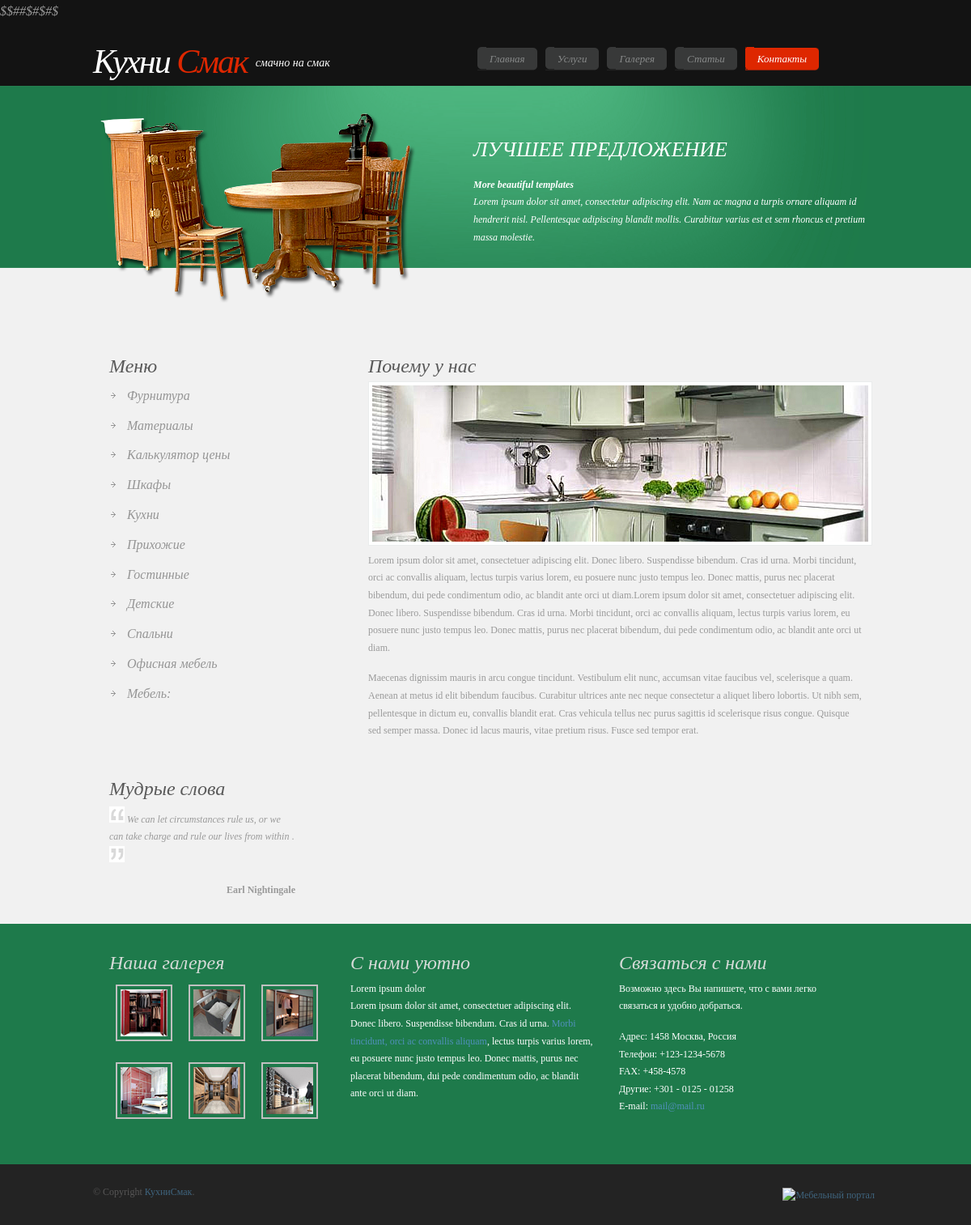
/?option=main&id_menu=5, run on the app's committed database.
### tables this page shows
CREATE TABLE IF NOT EXISTS `menu` (
  `id_menu` tinyint(10) unsigned NOT NULL AUTO_INCREMENT,
  `name_menu` varchar(255) NOT NULL,
  `text_menu` text NOT NULL,
  PRIMARY KEY (`id_menu`)
);

CREATE TABLE IF NOT EXISTS `category` (
  `id_category` tinyint(10) unsigned NOT NULL AUTO_INCREMENT,
  `name_category` varchar(255) NOT NULL,
  PRIMARY KEY (`id_category`)
);

### classes/ACore.php (the view, shortened to what this page needs)
<?php
	abstract class ACore{
		protected function get_header(){
		    $query = "SELECT id_menu, name_menu FROM menu";
	        $result = mysql_query($query);
		    echo'
		    <!DOCTYPE html PUBLIC "-//W3C//DTD XHTML 1.0 Transitional//EN" "http://www.w3.org/TR/xhtml1/DTD/xhtml1-transitional.dtd">
		    <html xmlns="http://www.w3.org/1999/xhtml">
		    <head>
		    <title>КухниСмак/Контакты</title>
		    <meta http-equiv="Content-Type" content="text/html; charset=UTF8" />
		    <link href="style.css" rel="stylesheet" type="text/css" />
		    <script type="text/javascript" src="highslide/highslide-with-html.js"></script>
		    <link rel="stylesheet" type="text/css" href="highslide/highslidehtml.css" />
		    <script type="text/javascript">
		    	hs.graphicsDir = "highslide/graphics/";
		    	hs.outlineType = "rounded-white";
		    	hs.wrapperClassName = "draggable-header";
		    </script>
		    </head>
		    <body>
		    <div class="main">
		      <div class="header">
		        <div class="header_resize">
		          <div class="logo">
		            <h1><a href="index.html">Кухни<span> Смак</span></a><small> смачно на смак</small></h1>
		          </div>
		          <div class="menu_nav">
		           <ul>';
		    for ($i=0; $i<5; $i++){
		        $row=mysql_fetch_array($result, MYSQL_ASSOC);
		        if($row['id_menu']==1){
		        	if ($_GET['id_menu']==$row['id_menu'] || !$_GET['id_menu']){
		        		print ('<li class="active">');
		        	}
		        	else{
		        		print ('<li>');
		        	}
		        	printf('<a href="?option=main&id_menu=%s"><span>%s</span></a></li>',$row['id_menu'],$row['name_menu'] );
		        }
		        else{
		        	if ($_GET['id_menu']==$row['id_menu']){
		        		print ('<li class="active">');
		        	}
		        	else{
		        		print ('<li>');
		        	}
		        	printf('<a href="?option=main&id_menu=%s"><span>%s</span></a></li>',$row['id_menu'],$row['name_menu'] );
		        }
		    }
		          echo '</ul>
		            <div class="clr"></div>
		          </div>
		          <div class="clr"></div>
		          <div class="header_img"><img src="images/main_img.png" alt="image" width="400" height="234" />
		          <h2>Лучшее предложение</h2>
		          <p><strong>More beautiful templates </strong><br />
		            Lorem ipsum dolor sit amet, consectetur adipiscing elit. Nam ac magna a turpis ornare aliquam id hendrerit nisl. Pellentesque adipiscing blandit mollis. Curabitur varius est et sem rhoncus et pretium massa molestie. </p>
		          <div class="clr"></div>
		          </div>
		        </div>
		      </div>
		      <div class="clr"></div>';
		}
		protected function get_left_bar(){
			$query = "SELECT id_category, name_category FROM category";
			$result = mysql_query($query);
			echo '
			<div class="content">
			    <div class="content_resize">
			      <div class="sidebar">
				    <div class="search"></div>
			        <div class="gadget">
			          <h2>Меню</h2>
			          <div class="clr"></div>
			          <ul class="sb_menu">';
			        	for ($i=0; $i<mysql_num_rows($result); $i++){
			        		$row=mysql_fetch_array($result, MYSQL_ASSOC);
			        		printf('<li><a href="&option=category&id_category=%s"><span>%s</span></a></li>',$row['id_category'],$row['name_category'] );
			        	}
			        echo'  </ul>
			        </div>
			        <div class="gadget">
			          <h2>Мудрые слова</h2>
			          <div class="clr"></div>
			          <p>   <img src="images/test_1.gif" alt="image" width="19" height="20" /> <em>We can let circumstances rule us, or we can take charge and rule our lives from within </em>.<img src="images/test_2.gif" alt="image" width="19" height="20" /></p>
			          <p style="float:right;"><strong>Earl Nightingale</strong></p>
			        </div>
			      </div>';
		}
		protected function get_footer(){
			echo'
			<div class="fbg">
			    <div class="fbg_resize">
			      <div class="col c1">
			        <h2><span>Наша</span> галерея</h2>
			<div class="highslide-gallery">
			<a href="images/gal11.jpg" class="highslide" onclick="return hs.expand(this)">
			    <img src="images/gal1.jpg"  alt="ДСП" title="Кликни" /></a>
			<a href="images/gal12.jpg" class="highslide" onclick="return hs.expand(this)">
			    <img src="images/gal2.jpg"  alt="ДСП" title="Кликни" /></a>
			<a href="images/gal13.jpg" class="highslide" onclick="return hs.expand(this)">
			    <img src="images/gal3.jpg"  alt="ДСП" title="Кликни" /></a>
			<a href="images/gal14.jpg" class="highslide" onclick="return hs.expand(this)">
			    <img src="images/gal4.jpg"  alt="ДСП" title="Кликни" /></a>
			<a href="images/gal15.jpg" class="highslide" onclick="return hs.expand(this)">
			    <img src="images/gal5.jpg"  alt="ДСП" title="Кликни" /></a>
			<a href="images/gal16.jpg" class="highslide" onclick="return hs.expand(this)">
			    <img src="images/gal6.jpg"  alt="ДСП" title="Кликни" /></a>
			</div>
			      </div>
			      <div class="col c2">
			        <h2><span>С нами уютно</span></h2>
			        <p>Lorem ipsum dolor<br />
			          Lorem ipsum dolor sit amet, consectetuer adipiscing elit. Donec libero. Suspendisse bibendum. Cras id urna. <a href="#">Morbi tincidunt, orci ac convallis aliquam</a>, lectus turpis varius lorem, eu posuere nunc justo tempus leo. Donec mattis, purus nec placerat bibendum, dui pede condimentum odio, ac blandit ante orci ut diam.</p>
			      </div>
			      <div class="col c3">
			        <h2><span>Связаться</span> с нами</h2>
			        <p>Возможно здесь Вы напишете, что с вами легко связаться и удобно добраться.</p>
			        <p class="contact_info"> <span>Адрес:</span> 1458 Москва, Россия<br />
			          <span>Телефон:</span> +123-1234-5678<br />
			          <span>FAX:</span> +458-4578<br />
			          <span>Другие:</span> +301 - 0125 - 01258<br />
			          <span>E-mail:</span> <a href="#">mail@mail.ru</a> </p>
			      </div>
			    </div>
			    <div class="footer">
			      <p class="lr">&copy; Copyright <a href="#"> КухниСмак</a>.</p>
			      <p class="lf"><a href="http://www.xn----8sb0bs2e.net"
			target="blank"><img src="http://www.xn----8sb0bs2e.net/files/yasam.jpg" BORDER=0 alt="Мебельный портал" /></a> </p>
			    </div>
			  </div>
			</div>
			</body>
			</html>
			';
		}
		public function get_body(){
			$this->get_header();
			$this->get_left_bar();
			$this->get_footer();
		}
	}
?>

### style.css (style rules this page uses)
body { margin:0; padding:0; width:100%; color:#9a9a9a; font:italic 16px/1.8em Georgia, 'Times New Roman', Times, serif; }
html, .main { padding:0; margin:0; background:#f1f1f1 url(images/main_bg.gif) top repeat-x; }
.logo { padding:15px 0 20px 0; margin:0 auto; width:450px; float:left; }
h1 { margin:0; padding:5px 0; width:340px; color:#fff; font:42px Georgia, 'Times New Roman', Times, serif; letter-spacing:-2px; font-style:italic; }
h1 a { color:#fff; text-decoration:none; float:left; }
h1 span { color:#de2700; }
h1 small { color:#fff; float:left; padding:18px 0 0 10px; font:italic 14px Georgia, 'Times New Roman', Times, serif; letter-spacing:normal; }
h2 { font:italic 24px Georgia, 'Times New Roman', Times, serif; padding:0; margin:5px 0; color:#595959; }
p { margin:8px 0; padding:0 0 8px 0; font:normal 12px/1.8em Georgia, 'Times New Roman', Times, serif; }
a { color:#78bbe6; text-decoration:none; }
.header, .content, .menu_nav, .fbg, .footer, form, ol, ol li, ul, .content .mainbar, .content .sidebar { margin:0; padding:0; }
.header_resize { margin:0 auto; padding:3px 0 0 0; width:970px; }
.header_img { width:970px; padding:20px 0 0 0; }
.header_img img { float:left; }
.header_img h2 { width:500px; float:right; text-align:left; font: italic 26px Georgia, 'Times New Roman', Times, serif; color:#fff; padding:30px 0 0 0; margin:0; text-transform:uppercase; }
.header_img p { width:500px; float:right; text-align:left; font: italic 12px Georgia, 'Times New Roman', Times, serif; color:#fff; line-height:1.8em; padding:10px 0 0 0; }
.menu_nav { margin:20px 0 0 0; padding:3px 0 0 10px; float:right; width:500px; }
.menu_nav ul { list-style:none; padding:0; margin:0; }
.menu_nav li { float:left; padding:0 5px; }
.menu_nav li a { background:url(images/r_menu_one.gif) no-repeat right; font:italic 13px Georgia, 'Times New Roman', Times, serif; color:#878989; display:block; float:left; padding:10px 0; }
.menu_nav li a span { background:url(images/l_menu_one.gif) no-repeat left; padding:10px 15px; }
.menu_nav li.active a { text-decoration:none; color:#fff; background:url(images/r_menu.gif) no-repeat right; }
.menu_nav li.active a span { text-decoration:none; color:#fff; background:url(images/l_menu.gif) no-repeat left; }
.content { padding:10px 0 0 0; }
.content_resize { margin:0 auto; padding:20px 0 0 0; width:970px; }
.content .mainbar { margin:0; float:right; }
.content .mainbar img { float:left; padding:4px; margin:0 10px 0 0; border:1px solid #eaecec; background-color:#fff; }
.content .mainbar .article { margin:0 0 20px 0; padding:30px 20px; width:610px; }
.content .sidebar { margin:0; padding:0; float:left; }
.content .sidebar .gadget { margin:0 0 20px 0; padding:30px 20px; width:230px; }
ul.sb_menu, ul.ex_menu { margin:0; padding:0; list-style:none; color:#959595; }
ul.sb_menu li, ul.ex_menu li { margin:0; }
ul.sb_menu li { padding:4px 0 4px 12px; width:220px; }
ul.sb_menu li a, ul.ex_menu li a { color:#959595; text-decoration:none; margin-left:-12px; padding-left:22px; background:url(images/li_a_hover.gif) left no-repeat; }
.fbg { padding:10px 0 0 0;background: #1e7a4b url(images/fbg_bg.gif) bottom repeat-x; margin:10px 0 0 0; }
.fbg_resize { margin:0 auto; padding:20px 20px; width:930px; }
.fbg h2 { color:#d4dad7; }
.fbg p { color:#fff; }
.fbg a { color:#5190bb; text-decoration:none; }
.fbg img { padding:4px; border: background-color:#fff; }
.fbg .col { margin:0; float:left; }
.fbg .c1 { padding:0 16px 0 0; width:266px; }
.fbg .c2 { padding:0 16px; width:300px; }
.fbg .c3 { padding:0 0 0 16px; width:260px; }
.fbg .c1 img { margin:8px; }
.footer { width:970px; margin:0 auto; padding:40px 0 20px 0; }
.footer p.lf { margin:0; padding:4px 0; float:right; width:auto; text-align:right; line-height:1.5em; color:#575656; }
.footer p.lf a { color:#3f647e; }
.footer p.lr { margin:0; padding:4px 0; float:left; width:auto; line-height:1.5em; color:#575656; }
.footer p.lr a { color:#3f647e; }

### highslide/highslidehtml.css (style rules this page uses)
.highslide { outline: none; text-decoration: none; }
.highslide img { border: 2px solid silver; }

### data on the page
menu: name_menu "Главная"
menu: name_menu "Услуги"
menu: name_menu "Галерея"
menu: name_menu "Статьи"
menu: shows a picture, name_menu "Контакты"
category: name_category "Фурнитура"
category: name_category "Материалы"
category: name_category "Калькулятор цены"
category: name_category "Шкафы"
category: name_category "Кухни"
category: name_category "Прихожие"
category: name_category "Гостинные"
category: name_category "Детские"
category: name_category "Спальни"
category: name_category "Офисная мебель"
category: name_category "Мебель:"
